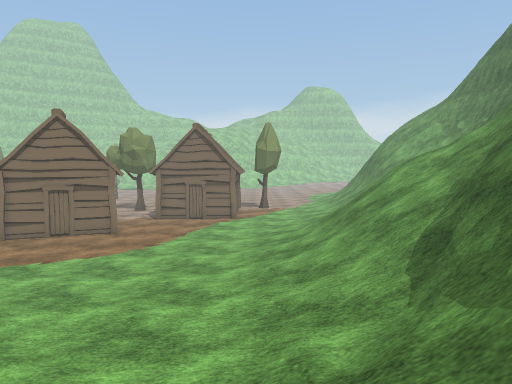
[1] (above)

24 first-person views from a walk through a Unity game level. The camera is 1.3 m above the floor, tilts 4° down and sees 70° across. The floor is counted in squares, 1 m on a side. Each view is taken from the middle of a square. On the plan, view 1 faces up. The plan holds only what a view shows up to about 15 squares ahead; the rest is blank. The place goes on beyond the plan. The player is left out. Some surface patterns are stand-ins.

[2]
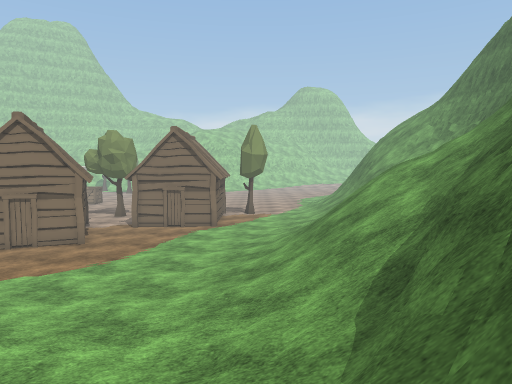

[3]
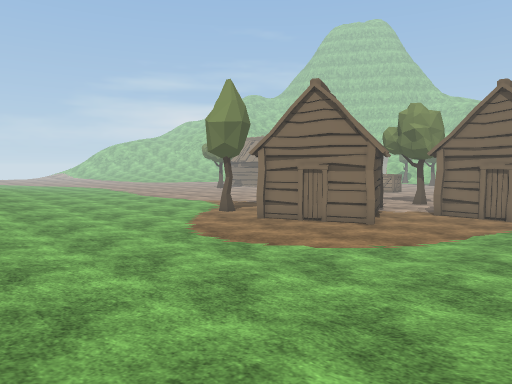

[4]
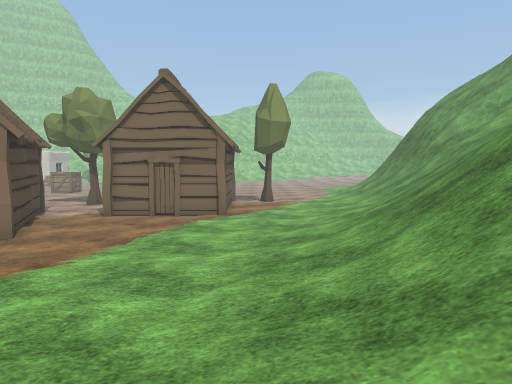

[5]
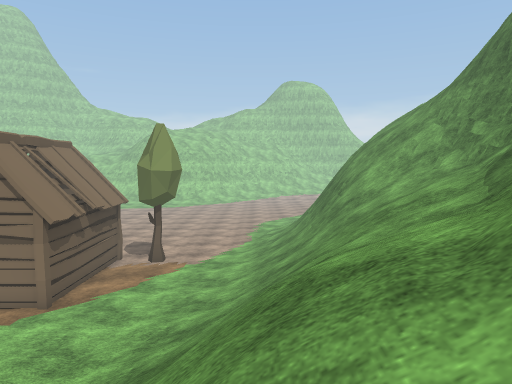

[6]
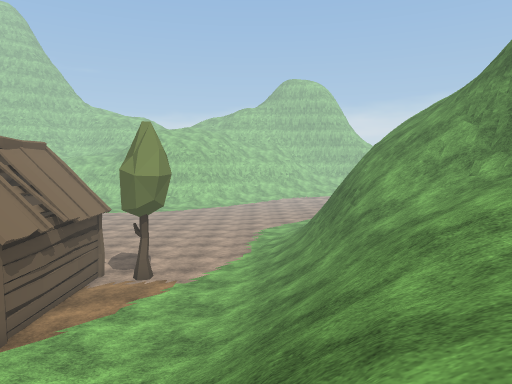

[7]
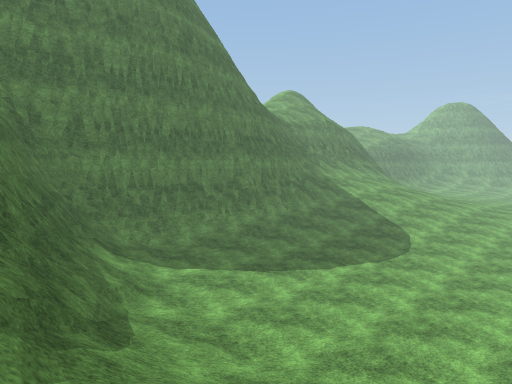

[8]
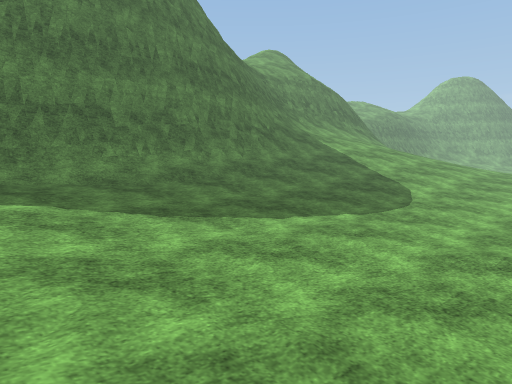

[9]
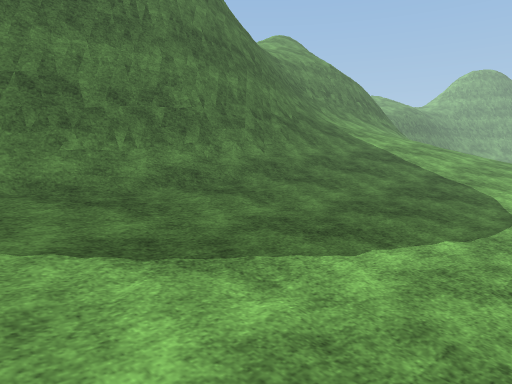

[10]
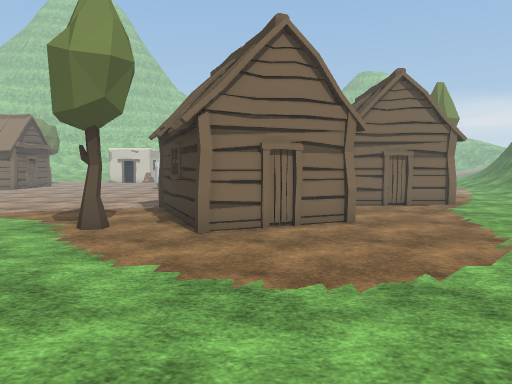

[11]
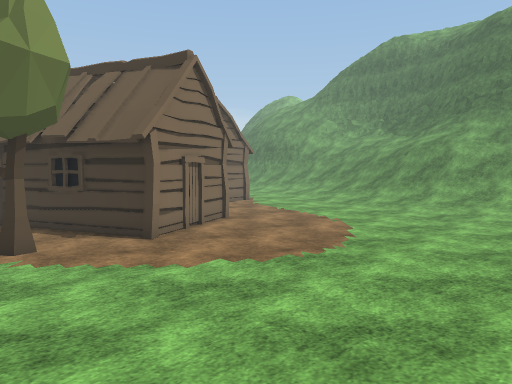

[12]
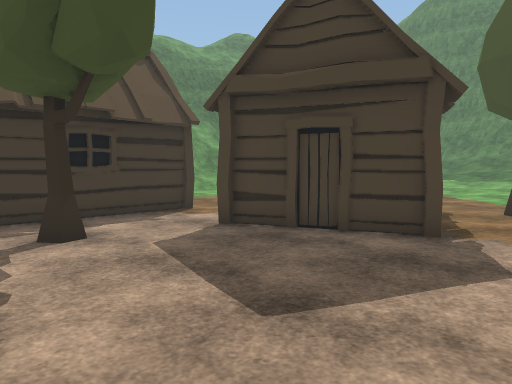

[13]
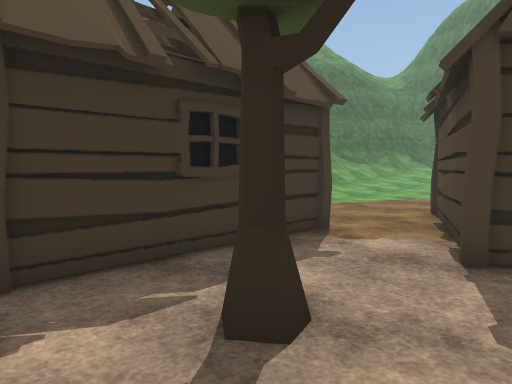

[14]
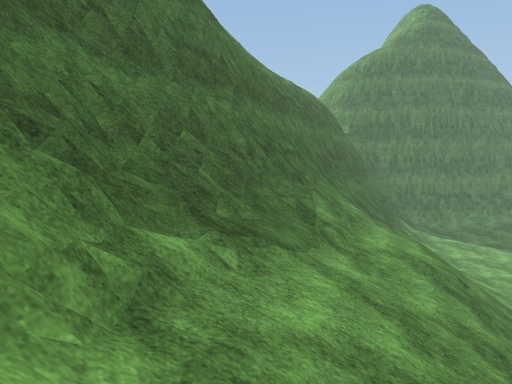

[15]
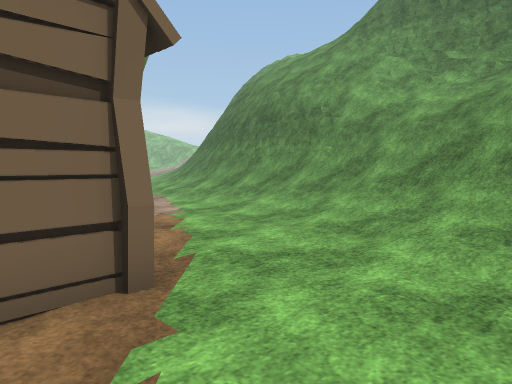

[16]
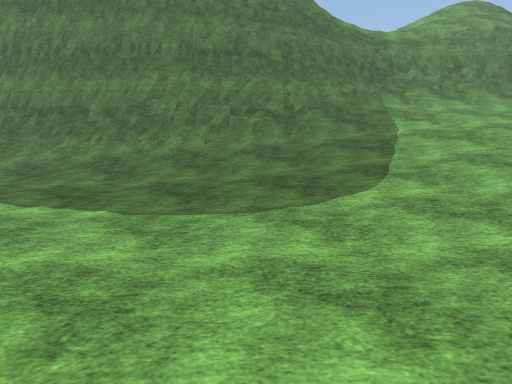

[17]
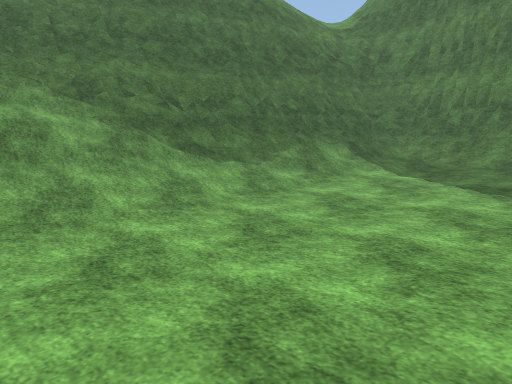

[18]
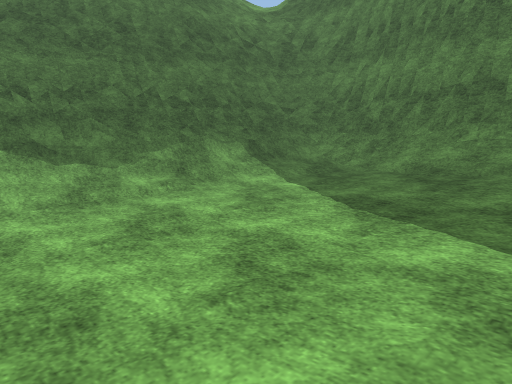

[19]
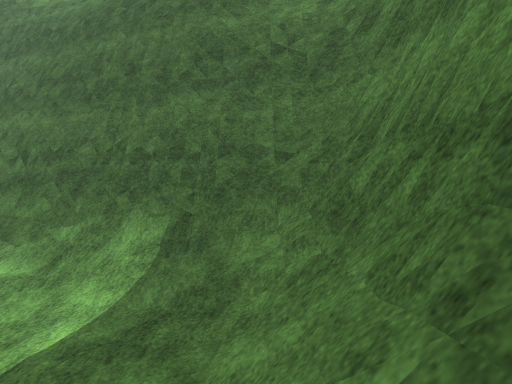

[20]
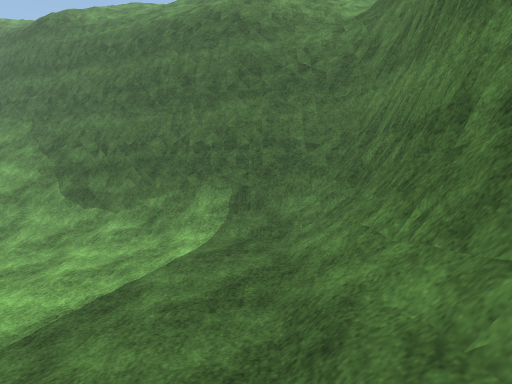

[21]
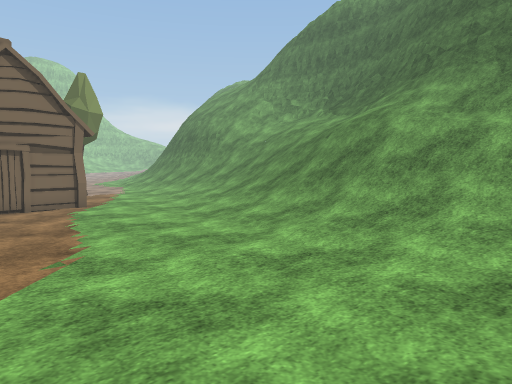

[22]
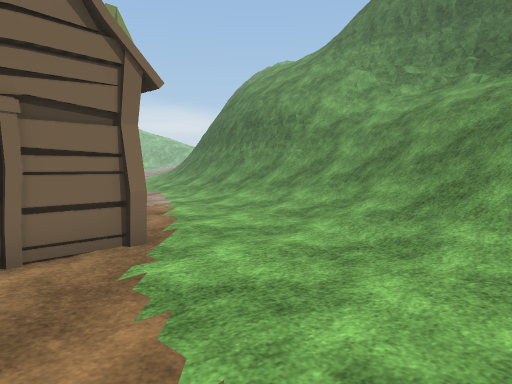

[23]
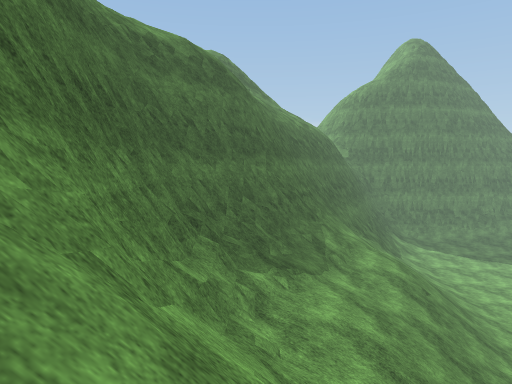

[24]
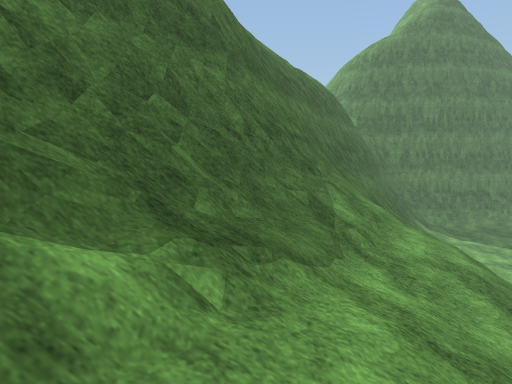

### Floor plan
Key: @ floor where view 1 was taken; # wall or solid block; . main floor; : floor 0.25 m higher than the main floor; + floor 0.75 m higher than the main floor; * floor 1 m higher than the main floor; % floor 4 m higher than the main floor; & floor 7 m higher than the main floor; $ floor 12 m higher than the main floor; / step, stairs or slope; = window, fence, low wall or low ledge; v drop or lower ground; H hut; T tree; O other object.
Columns run from 15 left of view 1 to 16 right of it. Each row starts with its distance up from view 1.
 27 .    .        ......//=#v///==
 26   .......HHHHHHTT...//==%///=#
 25  ......T..H   H.....//#=////##v
 24  .........H   H.....///////=# v
 23  .........H   H.....///////##v
 22  .....H...H   H....///////=##v
 21 ....HHHH.HHHHHH....///////=##v
 20 ..HHH  H..........////////=##vv
 19 ...H   H...........////////## v
 18 ...HH   H........./////////## v
 17 ....H   H.........////////=##vv
 16 ....H  HHH......./////////##vv//
 15 ..T..HH..........////////=# vv//
 14 .....H...........///////###vv//
 13  ...............////////## vv/$
 12  ...............///////=##vv/
 11  ...............///////=# v
 10 ...............://///O=##vv
  9 ...............://///=## v
  8 ...............:////#=##vv
  7 :.............::///==##vv
  6 ::::.........::://=### vv
  5 ++:::::.:::::::+//####vv
  4 +++++:::::::::+//=###vv
  3 ///++++++:+++++//=##vv
  2 ///++++++++++++//=# vv
  1 //////++++++++///## v/
  0 //////////****/@=# vv/
 -1 ////////////////##vvv/
 -2 ////#==###########v&//
 -3 //############## vv///
 -4 O=####         #vv ///

Where each view was taken, in squares from view 1:
view 1: 0 up, 0 right, facing up
view 2: 1 up, 1 right, facing up
view 3: 4 up, 0 right, facing up-left
view 4: 7 up, 0 right, facing up
view 5: 10 up, 5 right, facing up
view 6: 12 up, 5 right, facing up
view 7: 11 up, 5 right, facing down-left
view 8: 9 up, 0 right, facing down-left
view 9: 6 up, 2 left, facing down-left
view 10: 6 up, 9 left, facing up
view 11: 6 up, 15 left, facing up-right
view 12: 27 up, 15 left, facing down-right
view 13: 27 up, 10 left, facing down-right
view 14: 23 up, 10 right, facing down
view 15: 17 up, 3 left, facing up-right
view 16: 11 up, 11 left, facing down
view 17: 12 up, 6 left, facing down-right
view 18: 8 up, 7 left, facing down-right
view 19: 1 down, 6 left, facing right
view 20: 0 up, 9 left, facing right
view 21: 7 up, 6 left, facing up-right
view 22: 15 up, 4 left, facing up-right
view 23: 27 up, 11 right, facing down
view 24: 21 up, 10 right, facing down
